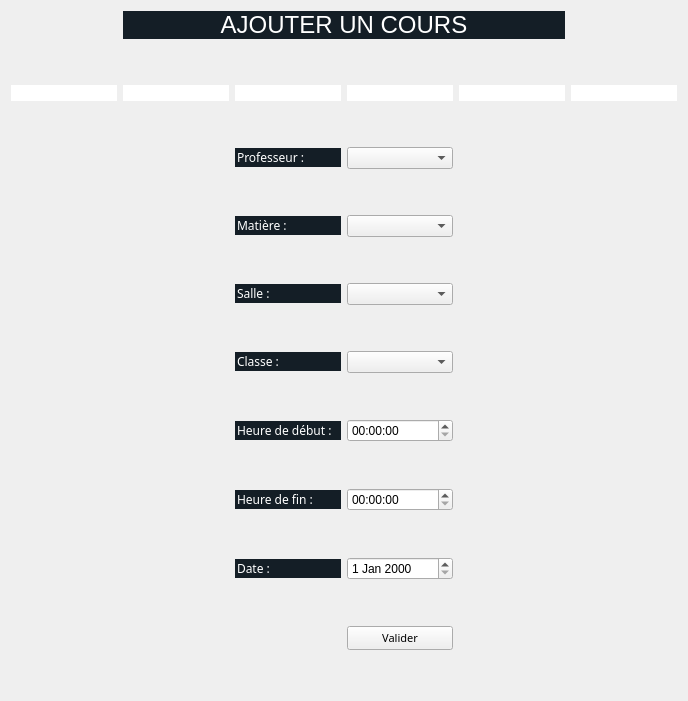
        <widget class="QWidget" name="addCours">
         <layout class="QGridLayout" name="gridLayout_13">
          <item row="5" column="2">
           <spacer name="verticalSpacer_29">
            <property name="orientation">
             <enum>Qt::Vertical</enum>
            </property>
            <property name="sizeType">
             <enum>QSizePolicy::Minimum</enum>
            </property>
            <property name="sizeHint" stdset="0">
             <size>
              <width>20</width>
              <height>40</height>
             </size>
            </property>
           </spacer>
          </item>
          <item row="4" column="3">
           <widget class="QComboBox" name="professeur"/>
          </item>
          <item row="14" column="3">
           <widget class="QTimeEdit" name="heure_fin"/>
          </item>
          <item row="2" column="5">
           <widget class="QLineEdit" name="lineEdit_191">
            <property name="enabled">
             <bool>false</bool>
            </property>
            <property name="styleSheet">
             <string notr="true">border : none;</string>
            </property>
           </widget>
          </item>
          <item row="3" column="2">
           <spacer name="verticalSpacer_28">
            <property name="orientation">
             <enum>Qt::Vertical</enum>
            </property>
            <property name="sizeType">
             <enum>QSizePolicy::Minimum</enum>
            </property>
            <property name="sizeHint" stdset="0">
             <size>
              <width>20</width>
              <height>40</height>
             </size>
            </property>
           </spacer>
          </item>
          <item row="9" column="2">
           <spacer name="verticalSpacer_31">
            <property name="orientation">
             <enum>Qt::Vertical</enum>
            </property>
            <property name="sizeType">
             <enum>QSizePolicy::Minimum</enum>
            </property>
            <property name="sizeHint" stdset="0">
             <size>
              <width>20</width>
              <height>40</height>
             </size>
            </property>
           </spacer>
          </item>
          <item row="8" column="2">
           <widget class="QLineEdit" name="lineEdit_197">
            <property name="enabled">
             <bool>false</bool>
            </property>
            <property name="font">
             <font>
              <family>Century Gothic</family>
             </font>
            </property>
            <property name="styleSheet">
             <string notr="true">background-color:rgb(20,30,38);
color:white;
border:none;</string>
            </property>
            <property name="text">
             <string>Salle : </string>
            </property>
           </widget>
          </item>
          <item row="4" column="2">
           <widget class="QLineEdit" name="lineEdit_192">
            <property name="enabled">
             <bool>false</bool>
            </property>
            <property name="font">
             <font>
              <family>Century Gothic</family>
             </font>
            </property>
            <property name="styleSheet">
             <string notr="true">background-color:rgb(20,30,38);
color:white;
border:none;</string>
            </property>
            <property name="text">
             <string>Professeur :</string>
            </property>
           </widget>
          </item>
          <item row="10" column="2">
           <widget class="QLineEdit" name="lineEdit_198">
            <property name="enabled">
             <bool>false</bool>
            </property>
            <property name="font">
             <font>
              <family>Century Gothic</family>
             </font>
            </property>
            <property name="styleSheet">
             <string notr="true">background-color:rgb(20,30,38);
color:white;
border:none;</string>
            </property>
            <property name="text">
             <string>Classe :</string>
            </property>
           </widget>
          </item>
          <item row="15" column="2">
           <spacer name="verticalSpacer_34">
            <property name="orientation">
             <enum>Qt::Vertical</enum>
            </property>
            <property name="sizeType">
             <enum>QSizePolicy::Minimum</enum>
            </property>
            <property name="sizeHint" stdset="0">
             <size>
              <width>20</width>
              <height>40</height>
             </size>
            </property>
           </spacer>
          </item>
          <item row="6" column="3">
           <widget class="QComboBox" name="matiere"/>
          </item>
          <item row="8" column="3">
           <widget class="QComboBox" name="salle"/>
          </item>
          <item row="10" column="3">
           <widget class="QComboBox" name="classe"/>
          </item>
          <item row="2" column="2">
           <widget class="QLineEdit" name="lineEdit_189">
            <property name="enabled">
             <bool>false</bool>
            </property>
            <property name="styleSheet">
             <string notr="true">border : none;</string>
            </property>
           </widget>
          </item>
          <item row="7" column="2">
           <spacer name="verticalSpacer_30">
            <property name="orientation">
             <enum>Qt::Vertical</enum>
            </property>
            <property name="sizeType">
             <enum>QSizePolicy::Minimum</enum>
            </property>
            <property name="sizeHint" stdset="0">
             <size>
              <width>20</width>
              <height>40</height>
             </size>
            </property>
           </spacer>
          </item>
          <item row="0" column="1" colspan="4">
           <widget class="QLabel" name="label_3">
            <property name="enabled">
             <bool>false</bool>
            </property>
            <property name="styleSheet">
             <string notr="true">background-color:rgb(20,30,38);
font: 8pt &quot;Century Gothic&quot;;
color : white;</string>
            </property>
            <property name="text">
             <string>&lt;html&gt;&lt;head/&gt;&lt;body&gt;&lt;p align=&quot;center&quot;&gt;&lt;span style=&quot; font-size:18pt;&quot;&gt;AJOUTER UN COURS&lt;/span&gt;&lt;/p&gt;&lt;/body&gt;&lt;/html&gt;</string>
            </property>
           </widget>
          </item>
          <item row="16" column="3">
           <widget class="QDateEdit" name="dateCours"/>
          </item>
          <item row="2" column="4">
           <widget class="QLineEdit" name="lineEdit_195">
            <property name="enabled">
             <bool>false</bool>
            </property>
            <property name="styleSheet">
             <string notr="true">border : none;</string>
            </property>
           </widget>
          </item>
          <item row="12" column="3">
           <widget class="QTimeEdit" name="heure_debut"/>
          </item>
          <item row="2" column="1">
           <widget class="QLineEdit" name="lineEdit_194">
            <property name="enabled">
             <bool>false</bool>
            </property>
            <property name="styleSheet">
             <string notr="true">border : none;</string>
            </property>
           </widget>
          </item>
          <item row="1" column="1">
           <spacer name="verticalSpacer_27">
            <property name="orientation">
             <enum>Qt::Vertical</enum>
            </property>
            <property name="sizeType">
             <enum>QSizePolicy::Maximum</enum>
            </property>
            <property name="sizeHint" stdset="0">
             <size>
              <width>20</width>
              <height>40</height>
             </size>
            </property>
           </spacer>
          </item>
          <item row="19" column="3">
           <spacer name="verticalSpacer_26">
            <property name="orientation">
             <enum>Qt::Vertical</enum>
            </property>
            <property name="sizeHint" stdset="0">
             <size>
              <width>20</width>
              <height>40</height>
             </size>
            </property>
           </spacer>
          </item>
          <item row="2" column="3">
           <widget class="QLineEdit" name="lineEdit_178">
            <property name="enabled">
             <bool>false</bool>
            </property>
            <property name="styleSheet">
             <string notr="true">border : none;</string>
            </property>
           </widget>
          </item>
          <item row="2" column="0">
           <widget class="QLineEdit" name="lineEdit_190">
            <property name="enabled">
             <bool>false</bool>
            </property>
            <property name="styleSheet">
             <string notr="true">border : none;</string>
            </property>
           </widget>
          </item>
          <item row="6" column="2">
           <widget class="QLineEdit" name="lineEdit_196">
            <property name="enabled">
             <bool>false</bool>
            </property>
            <property name="font">
             <font>
              <family>Century Gothic</family>
             </font>
            </property>
            <property name="styleSheet">
             <string notr="true">background-color:rgb(20,30,38);
color:white;
border:none;</string>
            </property>
            <property name="text">
             <string>Matière :</string>
            </property>
           </widget>
          </item>
          <item row="11" column="2">
           <spacer name="verticalSpacer_32">
            <property name="orientation">
             <enum>Qt::Vertical</enum>
            </property>
            <property name="sizeType">
             <enum>QSizePolicy::Minimum</enum>
            </property>
            <property name="sizeHint" stdset="0">
             <size>
              <width>20</width>
              <height>40</height>
             </size>
            </property>
           </spacer>
          </item>
          <item row="14" column="2">
           <widget class="QLineEdit" name="lineEdit_200">
            <property name="enabled">
             <bool>false</bool>
            </property>
            <property name="font">
             <font>
              <family>Century Gothic</family>
             </font>
            </property>
            <property name="styleSheet">
             <string notr="true">background-color:rgb(20,30,38);
color:white;
border:none;</string>
            </property>
            <property name="text">
             <string>Heure de fin : </string>
            </property>
           </widget>
          </item>
          <item row="12" column="2">
           <widget class="QLineEdit" name="lineEdit_199">
            <property name="font">
             <font>
              <family>Century Gothic</family>
             </font>
            </property>
            <property name="styleSheet">
             <string notr="true">background-color:rgb(20,30,38);
color:white;
border:none;</string>
            </property>
            <property name="text">
             <string>Heure de début : </string>
            </property>
           </widget>
          </item>
          <item row="16" column="2">
           <widget class="QLineEdit" name="lineEdit_201">
            <property name="enabled">
             <bool>false</bool>
            </property>
            <property name="font">
             <font>
              <family>Century Gothic</family>
             </font>
            </property>
            <property name="styleSheet">
             <string notr="true">background-color:rgb(20,30,38);
color:white;
border:none;</string>
            </property>
            <property name="text">
             <string>Date : </string>
            </property>
           </widget>
          </item>
          <item row="13" column="2">
           <spacer name="verticalSpacer_33">
            <property name="orientation">
             <enum>Qt::Vertical</enum>
            </property>
            <property name="sizeType">
             <enum>QSizePolicy::Minimum</enum>
            </property>
            <property name="sizeHint" stdset="0">
             <size>
              <width>20</width>
              <height>40</height>
             </size>
            </property>
           </spacer>
          </item>
          <item row="17" column="2">
           <spacer name="verticalSpacer_48">
            <property name="orientation">
             <enum>Qt::Vertical</enum>
            </property>
            <property name="sizeType">
             <enum>QSizePolicy::Minimum</enum>
            </property>
            <property name="sizeHint" stdset="0">
             <size>
              <width>20</width>
              <height>40</height>
             </size>
            </property>
           </spacer>
          </item>
          <item row="18" column="3">
           <widget class="QPushButton" name="pushButton">
            <property name="font">
             <font>
              <family>Century Gothic</family>
              <pointsize>8</pointsize>
              <weight>50</weight>
              <italic>false</italic>
              <bold>false</bold>
             </font>
            </property>
            <property name="styleSheet">
             <string notr="true">font: 8pt &quot;Century Gothic&quot;;</string>
            </property>
            <property name="text">
             <string>Valider</string>
            </property>
           </widget>
          </item>
         </layout>
        </widget>
